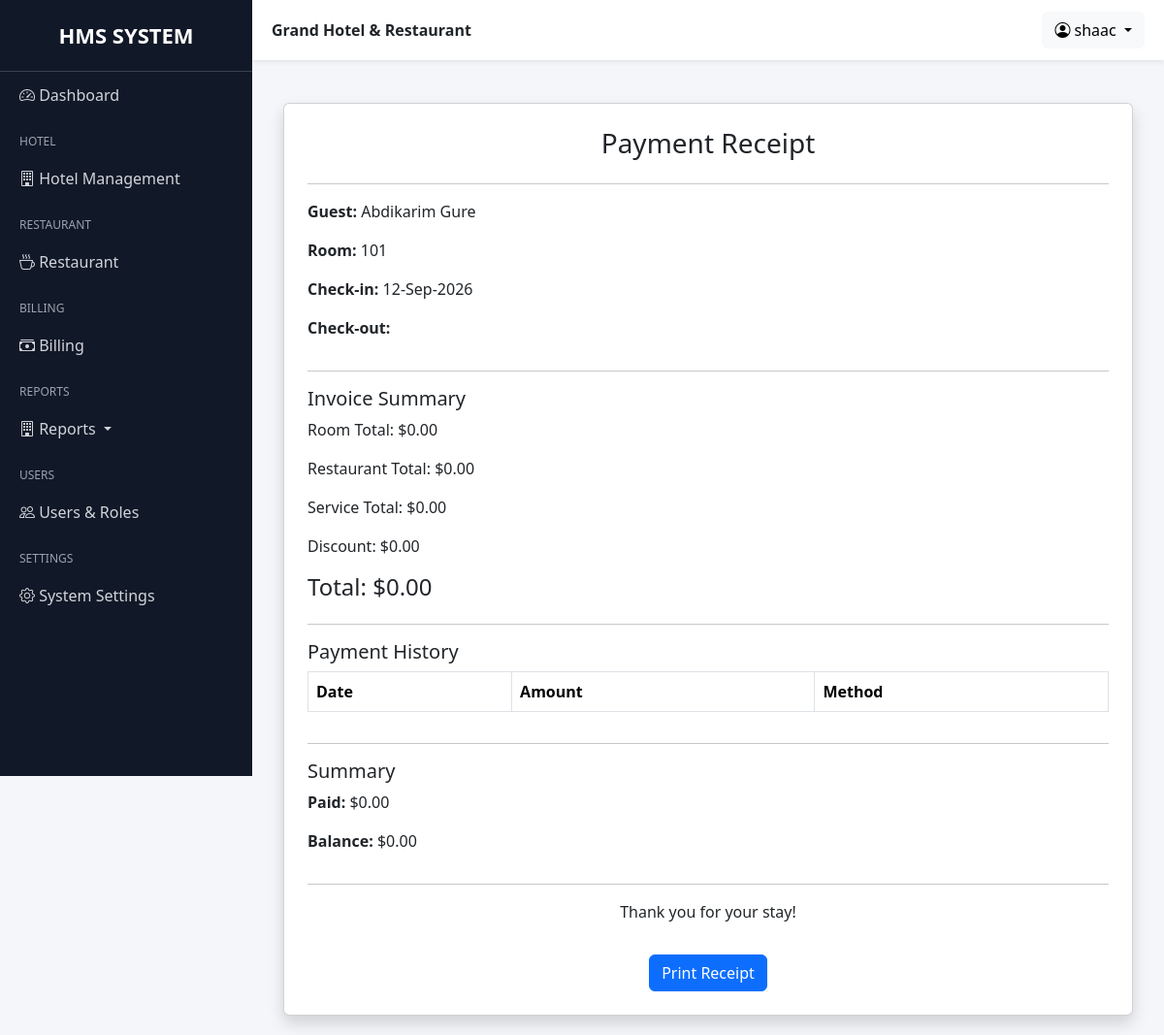
The page /grand/billing/receipt/1/ (signed in) on the database its author committed.
### hotel/models.py (models this page shows, shortened)
class Booking(models.Model):
    BOOKING_STATUS = (
        ("reserved", "Reserved"),
        ("checked_in", "Checked In"),
        ("checked_out", "Checked Out"),
        ("cancelled", "Cancelled"),
    )
    guest = models.ForeignKey(Guest, on_delete=models.PROTECT)
    room = models.ForeignKey(Room, on_delete=models.PROTECT)
    check_in = models.DateField()
    check_out = models.DateField(blank=True, null=True)
    status = models.CharField(max_length=20, default="checked_in")
    with_ac = models.BooleanField(default=False)
    room_price = models.DecimalField(max_digits=8, decimal_places=2, blank=True, null=True)
    actual_check_in_at = models.DateTimeField(null=True, blank=True)
    actual_check_out_at = models.DateTimeField(null=True, blank=True)
    late_checkout_approved = models.BooleanField(default=False)
    late_checkout_charge = models.DecimalField(max_digits=8, decimal_places=2, default=Decimal("0.00"))
    created = models.DateTimeField(auto_now_add=True)
    created_by = models.ForeignKey(User, on_delete=models.SET_NULL, null=True, blank=True)
    updated = models.DateTimeField(auto_now=True)
    updated_by = models.ForeignKey(
        User, on_delete=models.SET_NULL, null=True, blank=True,
        related_name="booking_updated_by"
    )

class Guest(models.Model):
    first_name = models.CharField(max_length=100)
    last_name = models.CharField(max_length=100)
    phone = models.CharField(max_length=20)
    email = models.EmailField(blank=True, null=True)
    address = models.CharField(max_length=200, blank=True)
    created = models.DateTimeField(auto_now_add=True, blank=True, null=True)
    created_by = models.ForeignKey(User, on_delete=models.SET_NULL, null=True, blank=True)
    def __str__(self):
        return f"{self.first_name} {self.last_name}"

class Room(models.Model):
    ROOM_TYPES = (
        ("single", "Single"),
        ("double", "Double"),
        ("suite", "Suite"),
    )
    ROOM_STATUS = (
        ("available", "Available"),
        ("reserved", "Reserved"),
        ("occupied", "Occupied"),
        ("cleaning", "Cleaning"),
        ("maintenance", "Maintenance"),
        ("out_of_order", "Out of Order"),
    )
    number = models.IntegerField(unique=True)
    room_type = models.CharField(max_length=20, choices=ROOM_TYPES)
    price = models.DecimalField(max_digits=8, decimal_places=2)
    price_with_ac = models.DecimalField(max_digits=8, decimal_places=2)
    is_available = models.BooleanField(default=True)
    status = models.CharField(max_length=20, choices=ROOM_STATUS, default="available")
    created = models.DateTimeField(auto_now_add=True, blank=True, null=True)
    created_by = models.ForeignKey(User, on_delete=models.SET_NULL, null=True, blank=True)

### billing/models.py (models this page shows, shortened)
class Invoice(models.Model):
    booking = models.OneToOneField(Booking,on_delete=models.CASCADE,related_name="invoice")
    restaurant_total = models.DecimalField(max_digits=8,decimal_places=2,default=0)
    room_total = models.DecimalField(max_digits=8,decimal_places=2,default=0)
    service_total = models.DecimalField(max_digits=10, decimal_places=2,default=0)
    discount = models.DecimalField(max_digits=5,decimal_places=2,default=0)
    total = models.DecimalField(max_digits=10,decimal_places=2)
    created = models.DateTimeField(auto_now_add=True, blank=True, null=True)
    created_by = models.ForeignKey(
            User,
            on_delete=models.SET_NULL,
            null=True,
            blank=True
        )
    @property
    def paid_total(self):
        return self.payment_set.aggregate(total=Sum("amount"))["total"] or Decimal("0.00")
    @property
    def balance(self):
        return max(Decimal("0.00"), self.total - self.paid_total)

### billing/views.py (the view)
# urls.py: path("receipt/<int:pk>/", PaymentReceiptView.as_view(), name="payment_receipt"),
class PaymentReceiptView(LoginRequiredMixin, RoleRequiredMixin, TemplateView):
    template_name = "billing/payment_receipt.html"
    allowed_roles = ROLES
    def get_context_data(self, **kwargs):
        context = super().get_context_data(**kwargs)
        booking = get_object_or_404(Booking, pk=self.kwargs["pk"])
        invoice = get_object_or_404(Invoice, booking=booking)
        context.update({
            "booking": booking,
            "invoice": invoice,
            "payments": invoice.payment_set.all().order_by("created", "id"),
            "paid_total": get_paid_total(invoice),
            "balance": invoice.balance,
        })
        return context

### accounts/mixins.py (called while the page is built)
    def dispatch(self, request, *args, **kwargs):
        if not request.user.is_authenticated:
            return redirect("login")
        if not hasattr(request.user, "userprofile"):
            return redirect("no_permission")
        if request.user.userprofile.role not in self.allowed_roles:
            return redirect("no_permission")
        return super().dispatch(request, *args, **kwargs)

### billing/services.py (called while the page is built)
def get_paid_total(invoice):
    return Payment.objects.filter(invoice=invoice).aggregate(
        total=Sum("amount")
    )["total"] or ZERO

### templates/billing/payment_receipt.html (shortened to what this page needs)
{% extends "base.html" %}
{% block content %}
<div class="container mt-4">
<div class="card shadow p-4">
    <h3 class="text-center">Payment Receipt</h3>
    <hr>
    <p><strong>Guest:</strong> {{ booking.guest }}</p>
    <p><strong>Room:</strong> {{ booking.room.number }}</p>
    <p><strong>Check-in:</strong> {{ booking.check_in|date:"d-M-Y" }}</p>
    <p><strong>Check-out:</strong> {{ booking.check_out|date:"d-M-Y" }}</p>
    <hr>
    <h5>Invoice Summary</h5>
    <p>Room Total: ${{ invoice.room_total|floatformat:2 }}</p>
    <p>Restaurant Total: ${{ invoice.restaurant_total|floatformat:2 }}</p>
    <p>Service Total: ${{ invoice.service_total|floatformat:2 }}</p>
    <p>Discount: ${{ invoice.discount|floatformat:2 }}</p>
    <h4>Total: ${{ invoice.total|floatformat:2 }}</h4>
    <hr>
    <h5>Payment History</h5>
    <table class="table table-bordered">
        <tr>
            <th>Date</th>
            <th>Amount</th>
            <th>Method</th>
        </tr>
    </table>
    <hr>
    <h5>Summary</h5>
    <p><strong>Paid:</strong> ${{ paid_total|floatformat:2 }}</p>
    <p><strong>Balance:</strong> ${{ balance|floatformat:2 }}</p>
    <hr>
    <p class="text-center">Thank you for your stay!</p>
    <div class="text-center mt-3">
        <button onclick="window.print()" class="btn btn-primary">
            Print Receipt
        </button>
    </div>
</div>
</div>
{% endblock %}

### templates/base.html (shortened to what this page needs)
{% load static %}
<!DOCTYPE html>
<html lang="en">
<head>
    <link
        href="https://cdn.jsdelivr.net/npm/bootstrap@5.3.3/dist/css/bootstrap.min.css"
        rel="stylesheet">
    <link
        rel="stylesheet"
        href="https://cdn.jsdelivr.net/npm/bootstrap-icons@1.11.3/font/bootstrap-icons.min.css">
</head>
<body>
<div class="sidebar"
     id="sidebar">
    <div class="logo">
        HMS SYSTEM
    </div>
    <a href="">
        <i class="bi bi-speedometer2"></i>
        Dashboard
    </a>
    <div class="menu-title">
        Hotel
    </div>
    <a data-bs-toggle="collapse"
       href="#hotelMenu">
        <i class="bi bi-building"></i>
        Hotel Management
    </a>
    <div class="menu-title">
        Restaurant
    </div>
    <a data-bs-toggle="collapse"
       href="#restaurantMenu">
        <i class="bi bi-cup-hot"></i>
        Restaurant
    </a>
    <div class="menu-title">
        Billing
    </div>
    <a data-bs-toggle="collapse"
       href="#billingMenu">
        <i class="bi bi-cash-stack"></i>
        Billing
    </a>
    <div class="menu-title">Reports</div>
    <a class="dropdown-toggle" data-bs-toggle="collapse" href="#reportMenu">
        <i class="bi bi-building"></i>
        Reports
    </a>
    <div class="menu-title">
        Users
    </div>
    <a data-bs-toggle="collapse"
       href="#usersMenu">
        <i class="bi bi-people"></i>
        Users & Roles
    </a>
    <div class="menu-title">
        Settings
    </div>
    <a href="">
        <i class="bi bi-gear"></i>
        System Settings
    </a>
</div>
<div class="main-content">
    <div class="topbar d-flex justify-content-between align-items-center">
        <div>
            <strong>
                Grand Hotel & Restaurant
            </strong>
        </div>
        <div class="dropdown">
            <button class="btn btn-light dropdown-toggle"
                    data-bs-toggle="dropdown">
                <i class="bi bi-person-circle"></i>
                {{ request.user }}
            </button>
        </div>
    </div>
    <div class="page-content">
        {% block content %}
        {% endblock %}
    </div>
</div>
</body>
</html>

### templates/base.html (style rules this page uses)
body { overflow-x: hidden; background: #f4f6f9; }
.sidebar { width: 260px; min-height: 100vh; background: #111827; position: fixed; top: 0; left: 0; overflow-y: auto; overflow-x: hidden; scrollbar-width:thin; }
.sidebar .logo { padding: 20px; font-size: 22px; font-weight: bold; text-align: center; color: #fff; border-bottom: 1px solid #374151; }
.sidebar a { color: #d1d5db; text-decoration: none; display: block; padding: 12px 20px; transition: 0.3s; }
.sidebar .menu-title { color: #9ca3af; font-size: 12px; text-transform: uppercase; padding: 15px 20px 5px; }
.main-content { margin-left: 260px; min-height: 100vh; }
.topbar { background: white; padding: 12px 20px; box-shadow: 0 2px 5px rgba(0,0,0,0.08); position: sticky; top: 0; z-index: 1000; }
.page-content { padding: 20px; }

### rows shown on the page
Booking: guest "Abdikarim Gure", room.number "101", check_in "12-Sep-2026"
Invoice: room_total "0.00", restaurant_total "0.00", service_total "0.00", discount "0.00", total "0.00"

### other values the page prints
{{ request.user }} "shaac"
{{ paid_total|floatformat:2 }} "0.00"
{{ balance|floatformat:2 }} "0.00"
